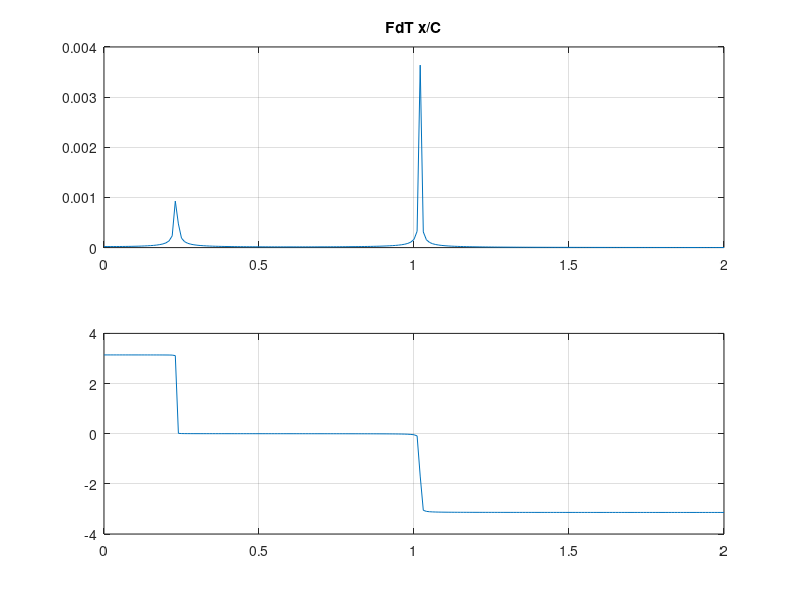
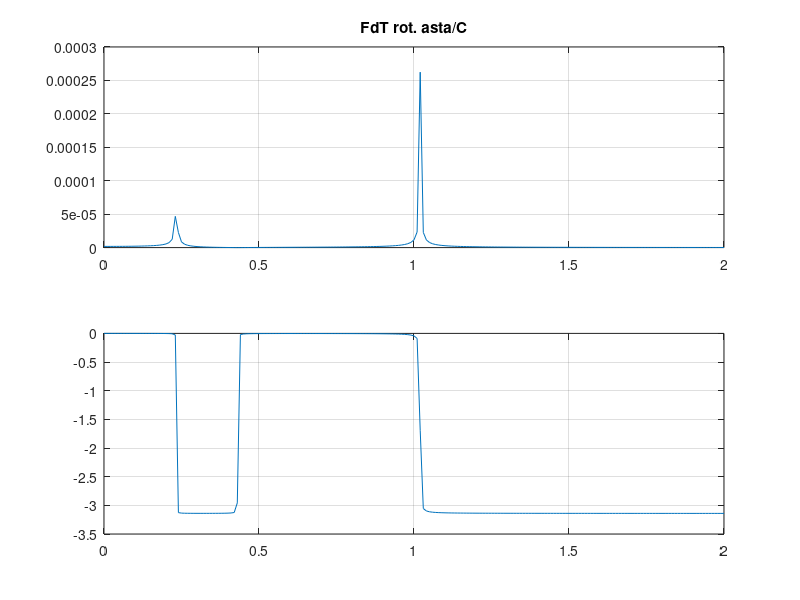
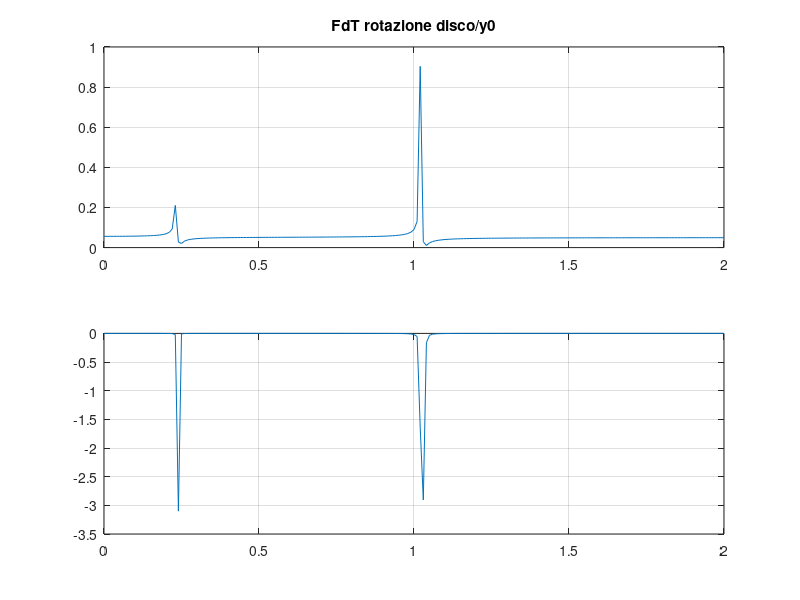
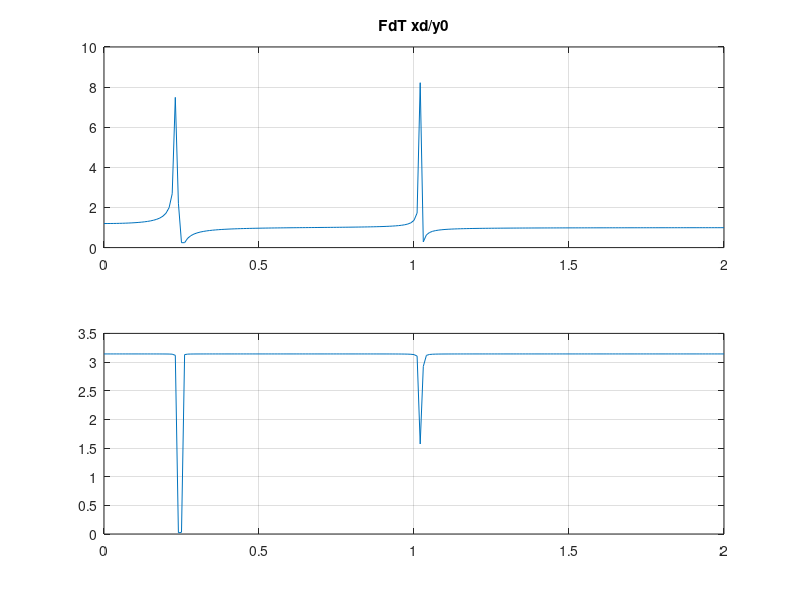

Here is the MATLAB script that generated these plots, in order: (Note: this script raises an error after producing the figures.)
clear all
close all

m1=350;			% [kg]	
m2=500;			% [kg]	
J1=2.5;			% [kg m^2]	
J2=2.5;			% [kg m^2]	
k1=1e3; 	    % [N/m]
k2=2e3; 	    % [N/m]
k3=1e3; 	    % [N/m]
H=10;   		    % [Ns/m]
r1=0.5;   		% [Ns/m]
r2=0.5;   		% [Ns/m]
r3=0.5;   		% [Ns/m]
g=9.81;
t1=6.0;
T=10;
y1=0.1;
y2=-0.0667;

disp('matrice di massa in coordinate fisiche')
mtx_mf  =  diag([m1 J1 m2 J2])
disp(' ')

disp('matrice di rigidezza in coordinate fisiche')
mtx_kf  =  diag([k1 k2 k3])
disp(' ')

disp('matrice di rigidezza gravitazioneale in coordinate indipendenti')
mtx_kg  =  zeros(3);
mtx_kg(1,1)=-2*H*m1*g;
disp(' ')

disp('matrice di smorzamento in coordinate fisiche')
mtx_rf  =  diag([r1 r2 r3])
disp(' ')

disp('jacobiano matrice di massa')
mtx_Jm  =  [-2*H 0 1;1 0 0;-3*H H 1;0 1 0]
disp(' ')

disp('jacobiano matrice di rigidezza')
mtx_Jel  =  [-2*H 0 1;-2*H 2*H 0;3*H -H -1]
disp(' ')

disp('jacobiano matrice di smorzamento')
mtx_Jr  =  mtx_Jel
disp(' ')

disp('matrice di massa in coordinate indipendenti')
mtx_m  =  mtx_Jm'*mtx_mf*mtx_Jm
disp(' ')

disp('matrice di rigidezza in coordinate indipendenti')
mtx_k  =  mtx_Jel'*mtx_kf*mtx_Jel+mtx_kg
disp(' ')

disp('matrice di smoramento in coordinate indipendenti')
mtx_r  =  mtx_Jr'*mtx_rf*mtx_Jr
disp(' ')

MLL=mtx_m(1:2,1:2);
RLL=mtx_r(1:2,1:2);
KLL=mtx_k(1:2,1:2);

MLV=mtx_m(1:2,3);
RLV=mtx_r(1:2,3);
KLV=mtx_k(1:2,3);

MVL=mtx_m(3,1:2);
RVL=mtx_r(3,1:2);
KVL=mtx_k(3,1:2);

MVV=mtx_m(3,3);
RVV=mtx_r(3,3);
KVV=mtx_k(3,3);

%calcolo delle frequenze proprie e dei modi di vibrare
[modi,d]=eig(inv(MLL)*KLL);
fre=sqrt(diag(d))/2/pi;

%crea una matrice temporanea per ordinare frequenze e modi
% i modi sono ordinati per righe
tmp=[fre modi'];                

% ordina le frequenze e i modi in ordine crescente 
tmp_out=sortrows(tmp,1);
fre=tmp_out(:,1);                 % frequenze ordinate
ngdl=length(fre);
modi=tmp_out(:,2:ngdl+1)';       % modi ordinati per colonne

% stampa delle frequenze e modi

for i=1:ngdl
    val_max=max(abs(modi(:,i)));
    modi(:,i)=modi(:,i)/val_max;
    disp(['modo # ' num2str(i) ': ' num2str(fre(i)) ' [Hz]        ' num2str(modi(:,i)') ])
end

% risposta in frequenza: coppia unitaria

ff=0:0.01:2;            %definizione vettore delle frequenze
ome=2*pi*ff;
vett_F=[0;1];             %definizione vettore forzanti
for i=1:length(ff)
    A=-ome(i)^2*MLL+j*ome(i)*RLL+KLL;
    x=inv(A)*vett_F;
    xc=-3*H*x(1)+H*x(2);
    mod1(i)=abs(xc); 
    fas1(i)=angle(xc);
    mod2(i)=abs(x(1));         
    fas2(i)=angle(x(1));
end

figure
subplot(211)
plot(ff,mod1)
title('FdT x/C')
grid
subplot(212)
plot(ff,fas1)
grid

figure
subplot(211)
plot(ff,mod2)
title('FdT rot. asta/C')
grid
subplot(212)
plot(ff,fas2)
grid

% risposta in frequenza: spostamento impresso

y0=1;
for i=1:length(ff)
    A=-ome(i)^2*MLL+j*ome(i)*RLL+KLL;
    x=-inv(A)*(-ome(i)^2*MLV+j*ome(i)*RLV+KLV);
    phi=x(2);
    xd=-4*H*x(1)+y0;
    Rx=(-ome(i)^2*MVL+j*ome(i)*RVL+KVL)*x+(-ome(i)^2*MVV+j*ome(i)*RVV+KVV);
    mod1(i)=abs(phi);              
    fas1(i)=angle(phi);            
    mod2(i)=abs(xd);            
    fas2(i)=angle(xd);
    mod3(i)=abs(Rx);            
    fas3(i)=angle(Rx);          
end

figure
subplot(211)
plot(ff,mod1)
title('FdT rotazione disco/y0')
grid
subplot(212)
plot(ff,fas1)
grid

figure
subplot(211)
plot(ff,mod2)
title('FdT xd/y0')
grid
subplot(212)
plot(ff,fas2)
grid

figure
subplot(211)
plot(ff,mod3)
title('FdT Rx/y0')
grid
subplot(212)
plot(ff,fas3)
grid

%spostamento periodico

dt=0.01;
vt1=0:dt:t1;
vt2=t1+dt:dt:T-dt;
vy1=ones(1,length(vt1))*y2;
vy2=ones(1,length(vt2))*y1;
vett_t=[vt1 vt2];
vett_y=[vy1 vy2];
figure;plot(vett_t,vett_y);grid;axis([0 T -0.15 0.15])

df=1/T;
N=length(vett_t);
vett_f=0:df:df*(N/2-1);
g=fft(vett_y);
mody(1)=abs(g(1))/N;
mody(2:N/2)=abs(g(2:N/2))*2/N;
fasy(1:N/2)=angle(g(1:N/2));
figure
subplot 211;bar(vett_f,mody);grid
subplot 212;bar(vett_f,fasy);grid

tempo=0:dt:2*T;
np=length(tempo);
yimp=zeros(1,np);
xper=zeros(1,np);
for k=1:N/2
    ome=2*pi*vett_f(k);
    A=-ome^2*MLL+j*ome*RLL+KLL;
    x=-inv(A)*(-ome^2*MLV+j*ome*RLV+KLV)*mody(k)*exp(j*fasy(k));
    xc=-3*H*x(1)+H*x(2)+mody(k)*exp(j*fasy(k));
    yimp=yimp+mody(k)*cos(ome*tempo+fasy(k)); 
    xper=xper+abs(xc)*cos(ome*tempo+angle(xc)); 
    modxper(k)=abs(xc);
    fasxper(k)=angle(xc);
end

figure;plot(tempo,yimp);grid
figure;plot(tempo,xper);grid
figure;bar(vett_f,modxper);grid;ax=axis;axis([0 5 0 ax(4)]);
